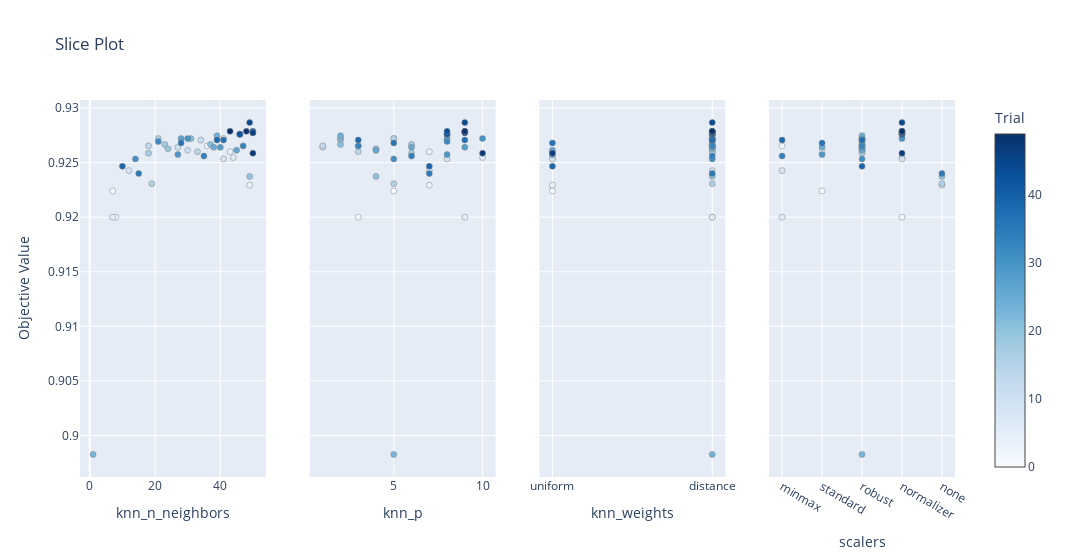

Notebook cell for this chart:
### Code cell
optuna.visualization.plot_slice(study)

### Figure 1 — Plotly figure (JSON) as saved in the notebook; plotly's stock layout.template omitted (floating-point values rounded to 4 significant figures)
{"data": [{"marker": {"color": [0, 1, 2, 3, 4, 5, 6, 7, 8, 9, 10, 11, 12, 13, 14, 15, 16, 17, 18, 19, 20, 21, 22, 23, 24, 25, 26, 27, 28, 29, 30, 31, 32, 33, 34, 35, 36, 37, 38, 39, 40, 41, 42, 43, 44, 45, 46, 47, 48, 49], "colorbar": {"title": {"text": "Trial"}, "x": 1, "xpad": 40}, "colorscale": [[0, "rgb(247,251,255)"], [0.125, "rgb(222,235,247)"], [0.25, "rgb(198,219,239)"], [0.375, "rgb(158,202,225)"], [0.5, "rgb(107,174,214)"], [0.625, "rgb(66,146,198)"], [0.75, "rgb(33,113,181)"], [0.875, "rgb(8,81,156)"], [1, "rgb(8,48,107)"]], "line": {"color": "Grey", "width": 0.5}, "showscale": true}, "mode": "markers", "name": "Feasible Trial", "showlegend": false, "type": "scatter", "x": [7, 8, 36, 49, 43, 7, 44, 41, 12, 41, 27, 30, 34, 18, 33, 21, 19, 18, 23, 24, 49, 37, 31, 1, 39, 38, 45, 28, 40, 27, 30, 14, 21, 47, 35, 15, 28, 41, 39, 10, 46, 46, 46, 50, 49, 50, 50, 50, 48, 43], "xaxis": "x", "y": [0.9224, 0.92, 0.9265, 0.9229, 0.926, 0.92, 0.9255, 0.9272, 0.9243, 0.9253, 0.9264, 0.9261, 0.9271, 0.9265, 0.926, 0.9272, 0.9231, 0.9259, 0.9267, 0.9263, 0.9237, 0.9267, 0.9272, 0.8983, 0.9275, 0.9264, 0.9261, 0.9272, 0.9264, 0.9257, 0.9272, 0.9253, 0.9269, 0.9265, 0.9256, 0.924, 0.9268, 0.9271, 0.9271, 0.9247, 0.9276, 0.9276, 0.9276, 0.9279, 0.9287, 0.9277, 0.9277, 0.9259, 0.9279, 0.9279], "yaxis": "y"}, {"marker": {"color": [0, 1, 2, 3, 4, 5, 6, 7, 8, 9, 10, 11, 12, 13, 14, 15, 16, 17, 18, 19, 20, 21, 22, 23, 24, 25, 26, 27, 28, 29, 30, 31, 32, 33, 34, 35, 36, 37, 38, 39, 40, 41, 42, 43, 44, 45, 46, 47, 48, 49], "colorbar": {"title": {"text": "Trial"}, "x": 1, "xpad": 40}, "colorscale": [[0, "rgb(247,251,255)"], [0.125, "rgb(222,235,247)"], [0.25, "rgb(198,219,239)"], [0.375, "rgb(158,202,225)"], [0.5, "rgb(107,174,214)"], [0.625, "rgb(66,146,198)"], [0.75, "rgb(33,113,181)"], [0.875, "rgb(8,81,156)"], [1, "rgb(8,48,107)"]], "line": {"color": "Grey", "width": 0.5}, "showscale": false}, "mode": "markers", "name": "Feasible Trial", "showlegend": false, "type": "scatter", "x": [5, 3, 3, 7, 7, 9, 10, 5, 7, 8, 1, 4, 2, 1, 3, 5, 5, 6, 6, 4, 4, 2, 2, 5, 2, 6, 4, 8, 9, 8, 10, 5, 8, 3, 6, 7, 5, 9, 3, 7, 8, 8, 8, 8, 9, 9, 9, 10, 9, 9], "xaxis": "x2", "y": [0.9224, 0.92, 0.9265, 0.9229, 0.926, 0.92, 0.9255, 0.9272, 0.9243, 0.9253, 0.9264, 0.9261, 0.9271, 0.9265, 0.926, 0.9272, 0.9231, 0.9259, 0.9267, 0.9263, 0.9237, 0.9267, 0.9272, 0.8983, 0.9275, 0.9264, 0.9261, 0.9272, 0.9264, 0.9257, 0.9272, 0.9253, 0.9269, 0.9265, 0.9256, 0.924, 0.9268, 0.9271, 0.9271, 0.9247, 0.9276, 0.9276, 0.9276, 0.9279, 0.9287, 0.9277, 0.9277, 0.9259, 0.9279, 0.9279], "yaxis": "y2"}, {"marker": {"color": [0, 1, 2, 3, 4, 5, 6, 7, 8, 9, 10, 11, 12, 13, 14, 15, 16, 17, 18, 19, 20, 21, 22, 23, 24, 25, 26, 27, 28, 29, 30, 31, 32, 33, 34, 35, 36, 37, 38, 39, 40, 41, 42, 43, 44, 45, 46, 47, 48, 49], "colorbar": {"title": {"text": "Trial"}, "x": 1, "xpad": 40}, "colorscale": [[0, "rgb(247,251,255)"], [0.125, "rgb(222,235,247)"], [0.25, "rgb(198,219,239)"], [0.375, "rgb(158,202,225)"], [0.5, "rgb(107,174,214)"], [0.625, "rgb(66,146,198)"], [0.75, "rgb(33,113,181)"], [0.875, "rgb(8,81,156)"], [1, "rgb(8,48,107)"]], "line": {"color": "Grey", "width": 0.5}, "showscale": false}, "mode": "markers", "name": "Feasible Trial", "showlegend": false, "type": "scatter", "x": ["uniform", "distance", "distance", "uniform", "uniform", "distance", "uniform", "distance", "distance", "uniform", "distance", "distance", "distance", "distance", "distance", "distance", "distance", "distance", "distance", "distance", "distance", "distance", "distance", "distance", "distance", "distance", "uniform", "distance", "distance", "uniform", "distance", "distance", "distance", "distance", "distance", "distance", "uniform", "distance", "distance", "uniform", "distance", "distance", "distance", "distance", "distance", "distance", "distance", "uniform", "distance", "distance"], "xaxis": "x3", "y": [0.9224, 0.92, 0.9265, 0.9229, 0.926, 0.92, 0.9255, 0.9272, 0.9243, 0.9253, 0.9264, 0.9261, 0.9271, 0.9265, 0.926, 0.9272, 0.9231, 0.9259, 0.9267, 0.9263, 0.9237, 0.9267, 0.9272, 0.8983, 0.9275, 0.9264, 0.9261, 0.9272, 0.9264, 0.9257, 0.9272, 0.9253, 0.9269, 0.9265, 0.9256, 0.924, 0.9268, 0.9271, 0.9271, 0.9247, 0.9276, 0.9276, 0.9276, 0.9279, 0.9287, 0.9277, 0.9277, 0.9259, 0.9279, 0.9279], "yaxis": "y3"}, {"marker": {"color": [0, 1, 2, 3, 4, 5, 6, 7, 8, 9, 10, 11, 12, 13, 14, 15, 16, 17, 18, 19, 20, 21, 22, 23, 24, 25, 26, 27, 28, 29, 30, 31, 32, 33, 34, 35, 36, 37, 38, 39, 40, 41, 42, 43, 44, 45, 46, 47, 48, 49], "colorbar": {"title": {"text": "Trial"}, "x": 1, "xpad": 40}, "colorscale": [[0, "rgb(247,251,255)"], [0.125, "rgb(222,235,247)"], [0.25, "rgb(198,219,239)"], [0.375, "rgb(158,202,225)"], [0.5, "rgb(107,174,214)"], [0.625, "rgb(66,146,198)"], [0.75, "rgb(33,113,181)"], [0.875, "rgb(8,81,156)"], [1, "rgb(8,48,107)"]], "line": {"color": "Grey", "width": 0.5}, "showscale": false}, "mode": "markers", "name": "Feasible Trial", "showlegend": false, "type": "scatter", "x": ["standard", "normalizer", "minmax", "none", "standard", "minmax", "normalizer", "robust", "minmax", "normalizer", "robust", "robust", "robust", "robust", "robust", "robust", "none", "robust", "robust", "robust", "none", "robust", "robust", "robust", "robust", "standard", "robust", "robust", "robust", "standard", "normalizer", "robust", "robust", "robust", "minmax", "none", "standard", "robust", "minmax", "robust", "normalizer", "normalizer", "normalizer", "normalizer", "normalizer", "normalizer", "normalizer", "normalizer", "normalizer", "normalizer"], "xaxis": "x4", "y": [0.9224, 0.92, 0.9265, 0.9229, 0.926, 0.92, 0.9255, 0.9272, 0.9243, 0.9253, 0.9264, 0.9261, 0.9271, 0.9265, 0.926, 0.9272, 0.9231, 0.9259, 0.9267, 0.9263, 0.9237, 0.9267, 0.9272, 0.8983, 0.9275, 0.9264, 0.9261, 0.9272, 0.9264, 0.9257, 0.9272, 0.9253, 0.9269, 0.9265, 0.9256, 0.924, 0.9268, 0.9271, 0.9271, 0.9247, 0.9276, 0.9276, 0.9276, 0.9279, 0.9287, 0.9277, 0.9277, 0.9259, 0.9279, 0.9279], "yaxis": "y4"}], "layout": {"title": {"text": "Slice Plot"}, "width": 1200, "xaxis": {"anchor": "y", "domain": [0, 0.2125], "title": {"text": "knn_n_neighbors"}}, "xaxis2": {"anchor": "y2", "domain": [0.2625, 0.475], "title": {"text": "knn_p"}}, "xaxis3": {"anchor": "y3", "categoryarray": ["uniform", "distance"], "categoryorder": "array", "domain": [0.525, 0.7375], "title": {"text": "knn_weights"}, "type": "category"}, "xaxis4": {"anchor": "y4", "categoryarray": ["minmax", "standard", "robust", "normalizer", "none"], "categoryorder": "array", "domain": [0.7875, 1], "title": {"text": "scalers"}, "type": "category"}, "yaxis": {"anchor": "x", "domain": [0, 1], "title": {"text": "Objective Value"}}, "yaxis2": {"anchor": "x2", "domain": [0, 1], "matches": "y", "showticklabels": false}, "yaxis3": {"anchor": "x3", "domain": [0, 1], "matches": "y", "showticklabels": false}, "yaxis4": {"anchor": "x4", "domain": [0, 1], "matches": "y", "showticklabels": false}}}
